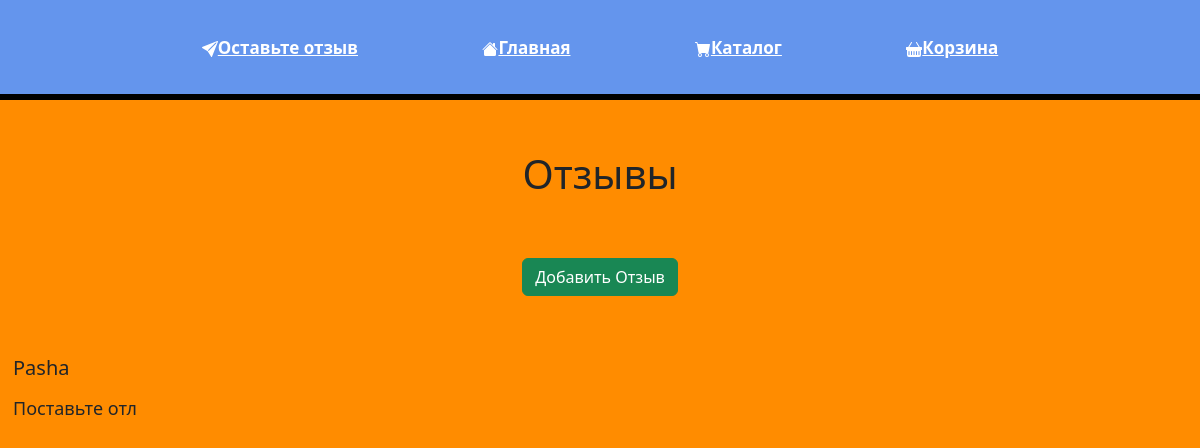
/addRewiew, run on an earlier commit of the app's database.
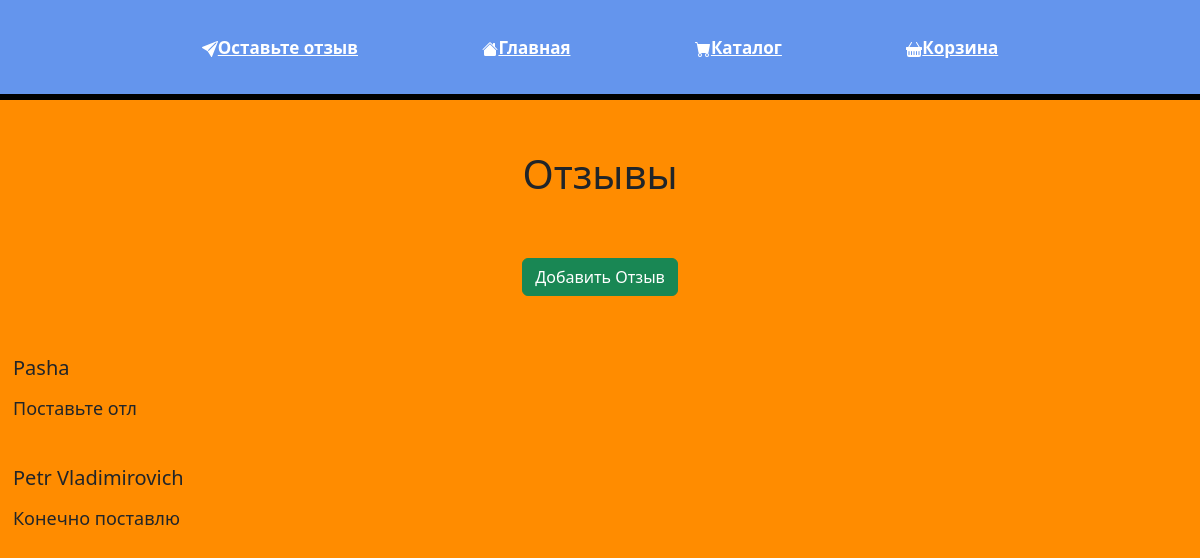
And on a later commit of the database.
### main/models.py (models this page shows, shortened)
class Rewiew(models.Model):  # Модель базы данных с отзывами
    email = models.EmailField(verbose_name='Электронная почта', blank=True, max_length=254)
    first_name = models.CharField(verbose_name='Имя', blank=True,  max_length=20)
    content = models.TextField(verbose_name='Отзыв', blank=True, null=True, max_length=500)
    class Meta:  # Имя модели, если 1 отзыв то используется verbose_name, а если несколько, то verbose_name_plural
        verbose_name = 'Отзыв'
        verbose_name_plural = 'Отзывы'

### main/views.py (the view)
# urls.py: path('addRewiew', views.addRewiew, name='addRewiew'),
def addRewiew(request):  # Вывод шаблона страницы с отзывами
    rewiews = Rewiew.objects.all()  # Запись данных отзывов в перменную
    return render(request, 'main/addrewiew.html', {'rewiews': rewiews}) # Показ страницы с отзывами, передача переменной

### main/templates/main/addrewiew.html (shortened to what this page needs)
{% extends 'main/layout.html' %}
{% block content %}
    {% if rewiews %}
        <h1>Отзывы</h1>
        <a class="btn btn-success" href="{% url 'rewiew' %}"> Добавить Отзыв</a><br>
        <div class="pon3">
            {% for i in rewiews %}
                <div>
                    <h5>{{ i.first_name }}</h5>
                    <p>{{ i.content }}</p>
                </div><br>
            {% endfor %}
        </div>
    {% else %}
        <h1>Здесь ещё нет отзывов</h1>
        <a class="btn btn-success" href="{% url 'rewiew' %}"> Добавить Отзыв</a>
    {% endif %}
{% endblock %}

What changed in the data, as far as the page shows it:
added Rewiew: first_name "Petr Vladimirovich", content "Конечно поставлю"
